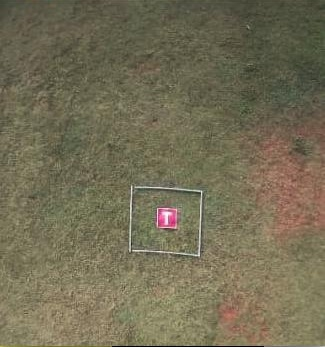
#> input picture OpenCV/T.jpg, 325 x 347 px
$ python Q2.py
#> lines starting #> are read from the running program, lines starting #| are printed output that depends on the picture
import cv2
import numpy as np
import random

img=cv2.imread("T.jpg",1)
#> img is the input picture: shape (347, 325, 3); mean B, G, R 84.8, 109.3, 115.6
rows,cols,ch=img.shape
#> rows = 347; cols = 325; ch = 3

M=np.float32([[1,0,0],[0,1,0]])

for i in range(8):
	x=random.randrange(40,80)
	y=random.randrange(40,80)
	sgnx=random.randrange(-1,2,2)
	sgny=random.randrange(-1,2,2)
	theta=random.randrange(0,360)
	M[0,2]=sgnx*x
	M[1,2]=sgny*y
	M_rot=cv2.getRotationMatrix2D((166,220),theta,1)
	img_new=cv2.warpAffine(img,M_rot,(cols,rows))
	img_new=cv2.warpAffine(img_new,M,(cols,rows))
	cv2.imshow(f"frame{i}",img_new)
#> this loop made 8 passes
#> pass 1, `img_new=cv2.warpAffine(img,M_rot,(cols,rows))`:
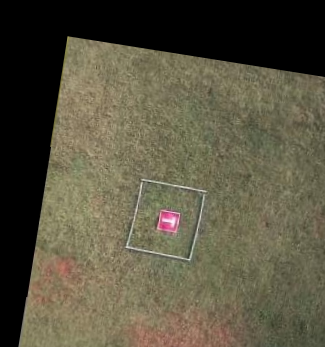
#> img_new: shape (347, 325, 3); mean B, G, R 65.1, 84.3, 89.3
#> pass 1, `img_new=cv2.warpAffine(img_new,M,(cols,rows))`:
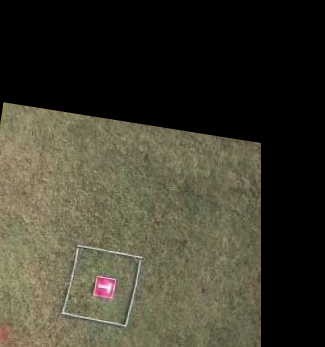
#> img_new: shape (347, 325, 3); mean B, G, R 46.7, 60.3, 63
#> pass 2, `img_new=cv2.warpAffine(img,M_rot,(cols,rows))`:
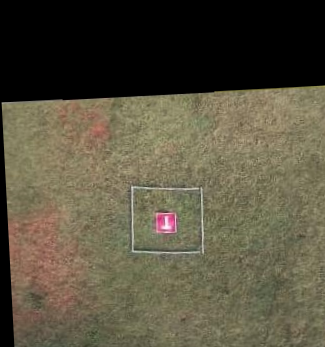
#> img_new: shape (347, 325, 3); mean B, G, R 64.3, 83, 89
#> pass 2, `img_new=cv2.warpAffine(img_new,M,(cols,rows))`:
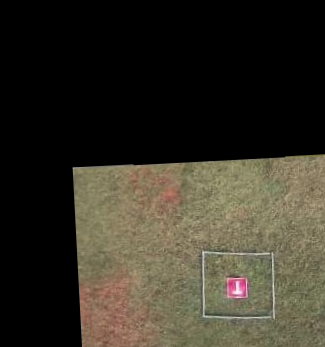
#> img_new: shape (347, 325, 3); mean B, G, R 38.6, 49.6, 53.8
#> after the loop, M = [[1, 0, -56], [0, 1, -43]]

img_blur1=cv2.GaussianBlur(img,(5,5),0)
cv2.imshow("frame8",img_blur1)

img_blur2=cv2.bilateralFilter(img,9,75,75)
cv2.imshow("frame9",img_blur2)

cv2.waitKey(0)
cv2.destroyAllWindows()

$ run again, with OpenCV/football_2.jpg copied over OpenCV/T.jpg
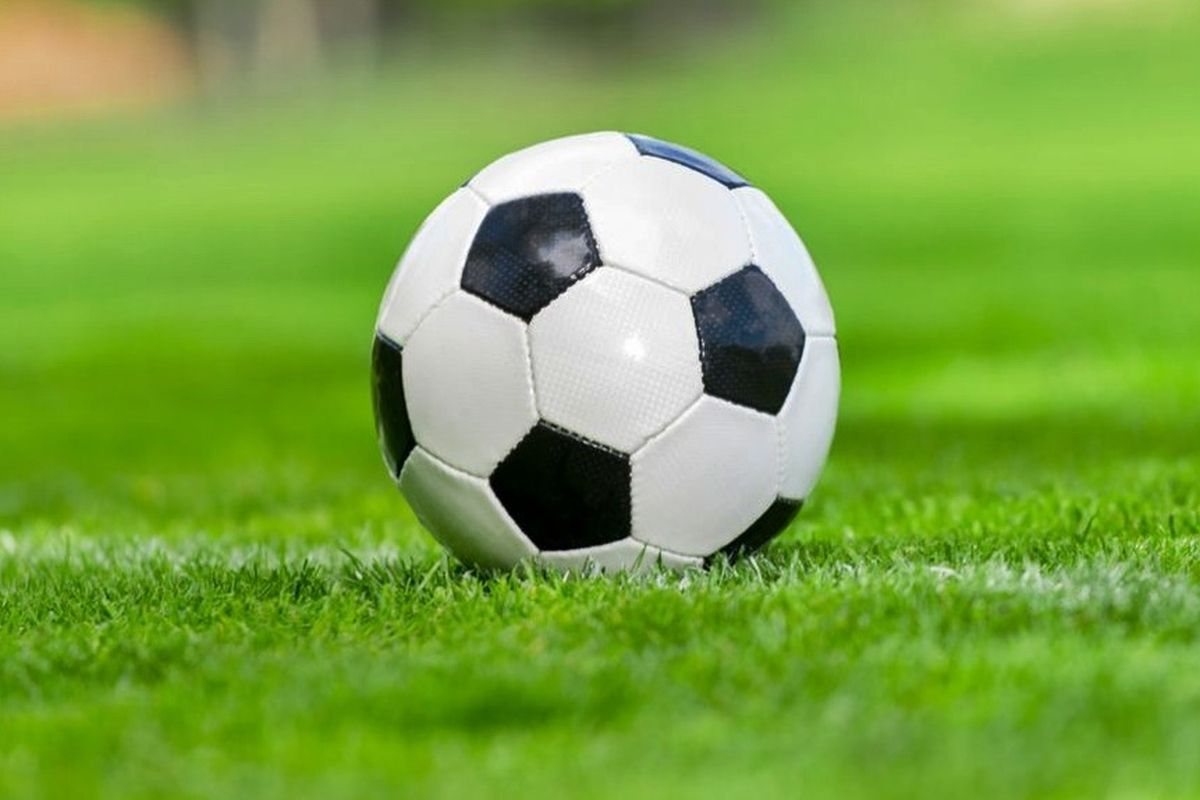
#> input picture OpenCV/football_2.jpg, 1200 x 800 px
#> img is the input picture: shape (800, 1200, 3); mean B, G, R 65.7, 164.4, 121.5
#> the loop `for i in range(8):` made 8 passes
#> pass 1, `img_new=cv2.warpAffine(img_new,M,(cols,rows))`:
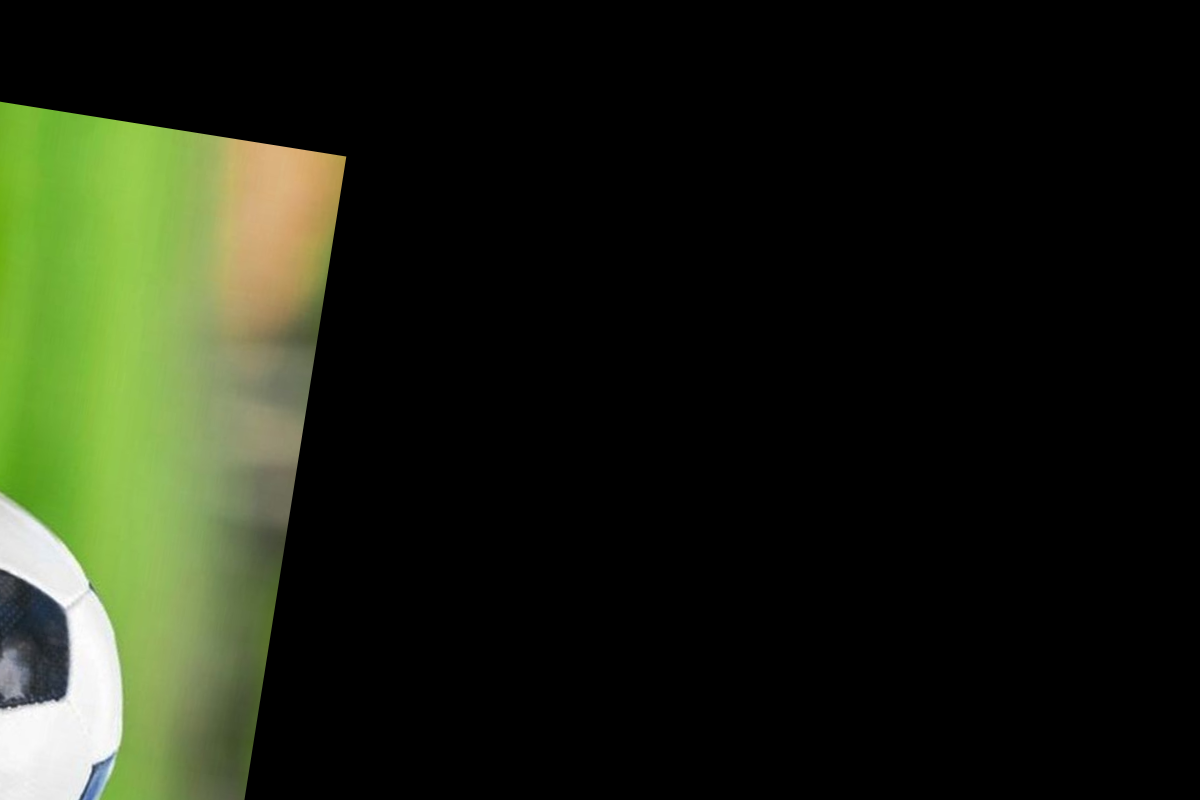
#> img_new: shape (800, 1200, 3); mean B, G, R 19.8, 35.1, 29.7
#> pass 2, `img_new=cv2.warpAffine(img_new,M,(cols,rows))`:
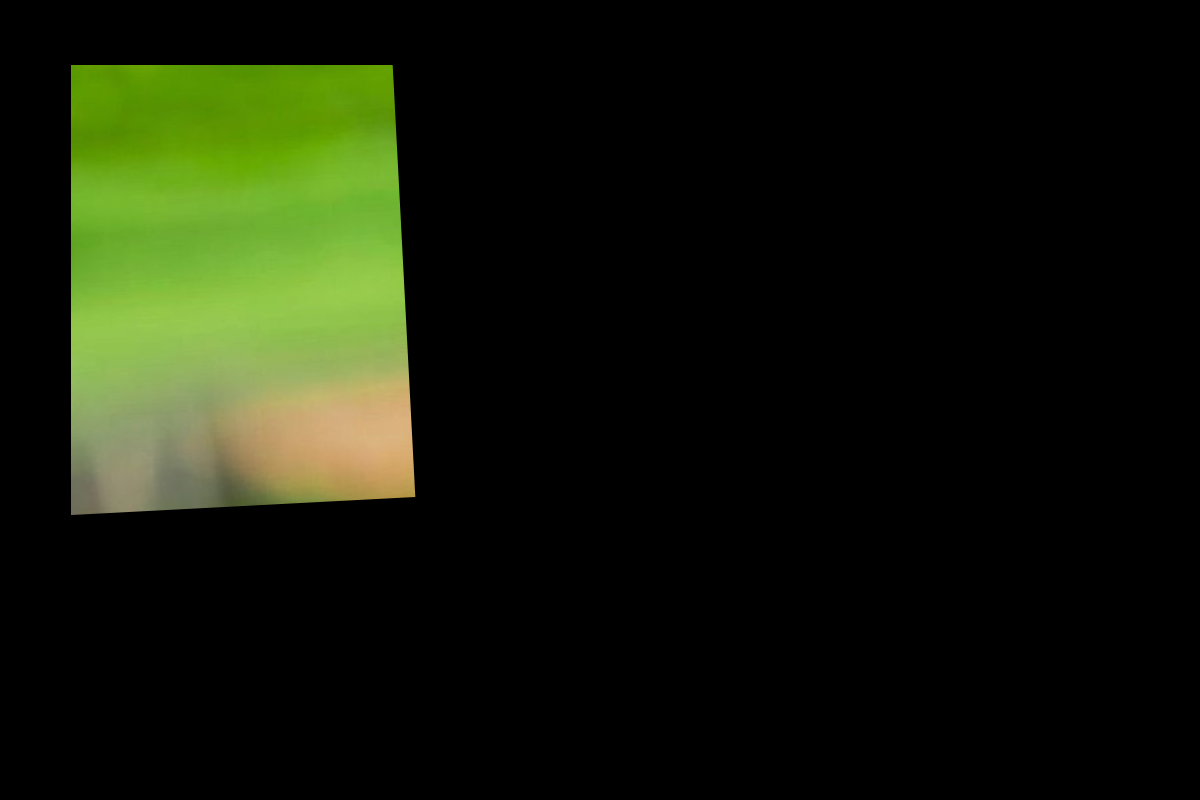
#> img_new: shape (800, 1200, 3); mean B, G, R 9.4, 26, 20.2
#> after the loop `for i in range(8):`: M = [[1, 0, -56], [0, 1, -43]]
